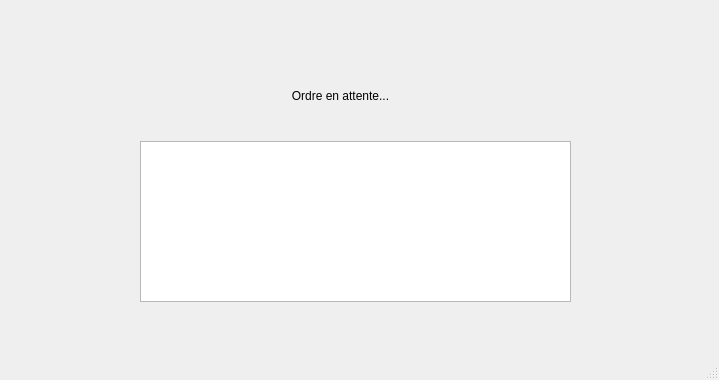
<?xml version="1.0" encoding="UTF-8"?>
<ui version="4.0">
 <class>AppBalance</class>
 <widget class="QMainWindow" name="AppBalance">
  <property name="geometry">
   <rect>
    <x>0</x>
    <y>0</y>
    <width>719</width>
    <height>380</height>
   </rect>
  </property>
  <property name="windowTitle">
   <string>AppBalance</string>
  </property>
  <widget class="QWidget" name="centralwidget">
   <widget class="QTextBrowser" name="textEdit">
    <property name="geometry">
     <rect>
      <x>140</x>
      <y>141</y>
      <width>431</width>
      <height>161</height>
     </rect>
    </property>
   </widget>
   <widget class="QLabel" name="labelOrdre">
    <property name="geometry">
     <rect>
      <x>50</x>
      <y>70</y>
      <width>581</width>
      <height>51</height>
     </rect>
    </property>
    <property name="text">
     <string>Ordre en attente...</string>
    </property>
    <property name="textFormat">
     <enum>Qt::AutoText</enum>
    </property>
    <property name="alignment">
     <set>Qt::AlignCenter</set>
    </property>
   </widget>
  </widget>
  <widget class="QMenuBar" name="menubar">
   <property name="geometry">
    <rect>
     <x>0</x>
     <y>0</y>
     <width>719</width>
     <height>22</height>
    </rect>
   </property>
  </widget>
  <widget class="QStatusBar" name="statusbar"/>
 </widget>
 <resources/>
 <connections/>
</ui>
